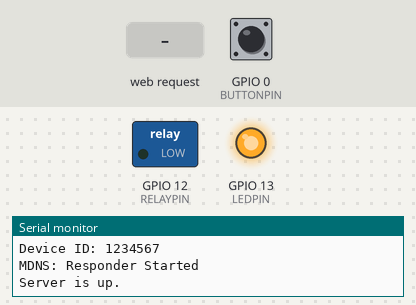
The sketch below on a simulated ESP8266 (NodeMCU). On the bench: switched loads named in the sketch (green lamp = pin HIGH), output pins drawn as LEDs (lit = HIGH), the last lines printed to the serial monitor. The test bench sets the inputs (shaded band); at power-on: GPIO 0 (BUTTONPIN) HIGH. WiFi joins after 1.5 s; servers stay silent unless stated.

Above: at 9.2 s.
9.3 s: GPIO 0 (BUTTONPIN) pulled LOW for 1 s
At 11.5 s:
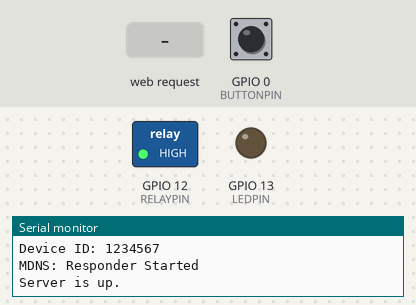
12.0 s: HTTP request GET / received
At 13.0 s:
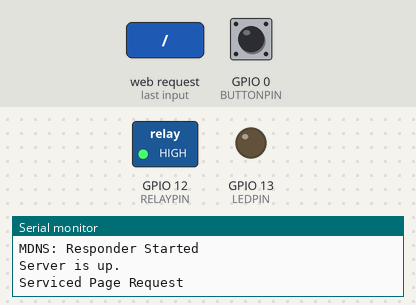
13.5 s: HTTP request GET /device received
At 14.2 s:
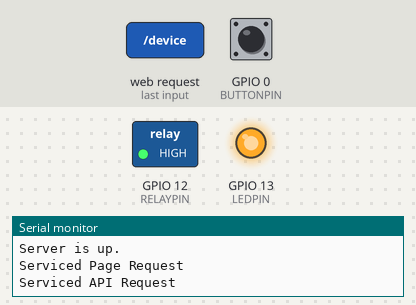
15.0 s: HTTP request GET /device?state=ON received
At 15.3 s:
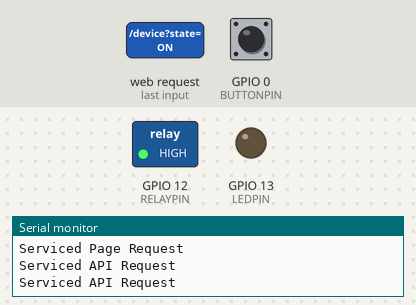
16.5 s: HTTP request GET /device?state=OFF received
At 17.6 s:
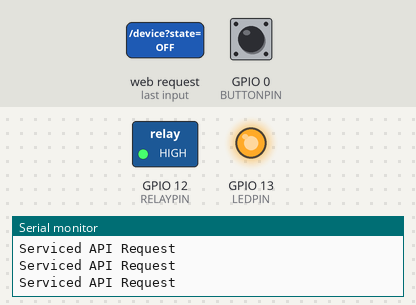
Timing chart, 0 to 19.0 s (numbered marks = the images above; inputs shaded):
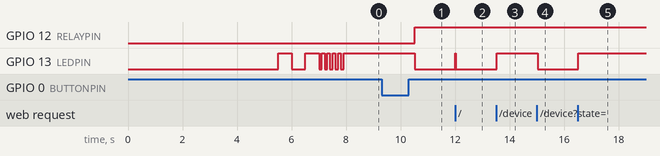

The sketch:

mcity-sonoff.ino
```cpp
/*
  Mcity Wifi Switch

  HTTP Endpoints:
  ---
  / - GET - HUMAN ReadableInformation about device
  /device - GET - Text state of relay
  /device - POST - Use WWWUSERNAME/WWWPASSWORD HTTP Auth and arg state to change relay.
  /firmware - POST - Use HTTP Auth with OTAUSER OTAPASSWORD to write bin file with new firmware.

  Button / LED Information:
  ---
  |---------------|-----------------|-------------------|
  |  Button       |LED              | Action            |
  |---------------|-----------------|-------------------|
  |short press    |relay state      |change relay state |
  |long press > 3s|change           |restart ESP8266    |
  |      --       |flash - slow     |connecting to wifi |
  |      --       |flash - fast 10x |server ready       |
  |      --       |flash - short    |client got page    |
  |before power on|    --           |flash firmware mode|
  |---------------|-----------------|-------------------|

  Firmware Update:
  ---
  - In Arduino Interface: Sketch->Export Compiled Library
  - Navigate to http://ip:port/firmware and enter the OTAUSER and OTAPASSWORD
  - Choose exported .bin file for firmware and press upload
  - Device will load and reboot.
  - Firmware cannot take up more than 50% of space on device or OTA upload will fail.

*/

#include <Ticker.h>
#include <ESP8266WiFi.h>
#include <WiFiClient.h>
#include <ESP8266WebServer.h>
#include <ESP8266mDNS.h>
#include <ESP8266HTTPUpdateServer.h>

#define APSSID          "MSetup"   //AP SSID
#define APPASSWORD      ""         //AP password
#define SERVERPORT      80         //Web server port
#define WWWUSERNAME     "admin"    // Set www user name
#define WWWPASSWORD     "admin"    // Set www user password
#define OTAUSER         "admin"    // Set OTA user
#define OTAPASSWORD     "admin"    // Set OTA password
#define OTAPATH         "/firmware"// Set path for update
#define RELAYPIN        12         // GPIO12 relay pin
#define LEDPIN          13         // GPIO13 GREEN LED (active low)
#define BUTTONPIN       0          // GPIO0 button pin
#define BUTTONTIME      0.25       // [s] time between button read
#define BUTTONON        "color: green; border: 3px #fff outset;"
#define BUTTONOFF       "color: red; border: 3px #fff outset;"
#define BUTTONNOACT     "color: black; border: 7px #fff outset;"
#define BUTTONDEBOUNCE  1 //Minimum number of seconds between a valid button press or relay switch.

bool    LEDState        = true;    // Green LED off
bool    RelayState      = false;   // Relay off
bool    ButtonFlag      = false;   // Does the button need to be handled on this loop
char    ButtonCount     = 0;       // How many cycles/checks the button has been pressed for.
String  OnButt;
String  OffButt;

//Setup classes needed from libraries.
MDNSResponder mdns;
Ticker buttonTick;
ESP8266WebServer server(SERVERPORT);
ESP8266HTTPUpdateServer httpUpdater;

void setup(void){
  //  Init
  pinMode(BUTTONPIN, INPUT);
  pinMode(LEDPIN, OUTPUT);
  pinMode(RELAYPIN, OUTPUT);

  Serial.begin(115200);
  delay(5000);

  //Start wifi connection
  Serial.println("Connecting to wifi..");
  WiFi.begin(APSSID, APPASSWORD);

  //Print MAC to serial so we can use the address for auth if needed.
  printMAC();

  // Wait for connection - Slow flash
  Serial.print("Waiting on Connection ...");
  while (WiFi.status() != WL_CONNECTED) {
    digitalWrite(LEDPIN, LOW);
    delay(500);
    Serial.print(".");
    //Serial.println(WiFi.status());
    digitalWrite(LEDPIN, HIGH);
    delay(500);
  }

  //Print startup status and network information
  Serial.println("");
  Serial.print("Connected to: ");
  Serial.println(APSSID);
  Serial.print("IP: ");
  Serial.println(WiFi.localIP());
  Serial.print("Gateway: ");
  Serial.println(WiFi.gatewayIP());
  Serial.print("Subnet: ");
  Serial.println(WiFi.subnetMask());
  Serial.print("Device ID: ");
  Serial.println(ESP.getChipId());
  if (mdns.begin("esp8266", WiFi.localIP())) {
    Serial.println("MDNS: Responder Started");
  }

  //Setup HTTP Server Endpoints
  server.on("/", HTTP_GET, handleGET);
  server.on("/device", HTTP_POST, handleStatePOST);
  server.on("/device", HTTP_GET, handleStateGET);
  server.onNotFound(handleNotFound);
  httpUpdater.setup(&server, OTAPATH, OTAUSER, OTAPASSWORD); //OTA Update endpoint

  //Start the web server
  server.begin();

  //Start up blink of LED signaling everything is ready. Fast Flash
  for (int i = 0; i < 10; i++) {
    setLED(!LEDState);
    delay(100);
  }
  Serial.println("Server is up.");

  //Enable periodic watcher for button event handling
  buttonTick.attach(BUTTONTIME, buttonFlagSet);
}

/*
 * printMAC
 * Print the device MAC address to the serial port.
 */
void printMAC(void) {
  byte mac[6];
  WiFi.macAddress(mac);
  Serial.print("MAC: ");
  Serial.print(mac[0],HEX);
  Serial.print(":");
  Serial.print(mac[1],HEX);
  Serial.print(":");
  Serial.print(mac[2],HEX);
  Serial.print(":");
  Serial.print(mac[3],HEX);
  Serial.print(":");
  Serial.print(mac[4],HEX);
  Serial.print(":");
  Serial.println(mac[5],HEX);
}

/*
 *  handleNotFound
 *  Return a 404 error on not found page.
 */
void handleNotFound() {
  server.send(404, "text/plain", "404: Not found");
}

/*
 *  handleMainPage - GET
 *  Return Text for main page on GET
 */
void handleGET() {
  //Quick LED Flash
  setLED(!LEDState);

  //Serve Page
  Serial.println("Serviced Page Request");
  String  buff;
  buff  = "<!DOCTYPE html PUBLIC \"-//W3C//DTD HTML 4.01 Transitional//EN\">\n";
  buff += "<html><head>\n";
  buff += "<style type=\"text/css\">\n";
  buff += "html {font-family: sans-serif;background:#f0f5f5}\n";
  buff += ".submit {width: 10%; height:5vw; font-size: 100%; font-weight: bold; border-radius: 4vw;}\n";
  buff += "@media (max-width: 1281px) {\n";
  buff += "html {font-size: 3vw; font-family: sans-serif;background:#f0f5f5}\n";
  buff += ".submit {width: 40%; height:20vw; font-size: 100%; font-weight: bold; border-radius: 15vw;}}\n";
  buff += "</style>\n";
  buff += "<meta content=\"text/html; charset=utf-8\">\n";
  buff += "<title>Mcity - Wifi Power Switch</title></head><body>\n";
  buff += "<pre>\n";
  buff += "MMMMMMMM               MMMMMMMM                      iiii          tttt                               \n";
  buff += "M:::::::M             M:::::::M                     i::::i      ttt:::t                               \n";
  buff += "M::::::::M           M::::::::M                      iiii       t:::::t                               \n";
  buff += "M:::::::::M         M:::::::::M                                 t:::::t                               \n";
  buff += "M::::::::::M       M::::::::::M    cccccccccccccccciiiiiiittttttt:::::tttttttyyyyyyy           yyyyyyy\n";
  buff += "M:::::::::::M     M:::::::::::M  cc:::::::::::::::ci:::::it:::::::::::::::::t y:::::y         y:::::y \n";
  buff += "M:::::::M::::M   M::::M:::::::M c:::::::::::::::::c i::::it:::::::::::::::::t  y:::::y       y:::::y  \n";
  buff += "M::::::M M::::M M::::M M::::::Mc:::::::cccccc:::::c i::::itttttt:::::::tttttt   y:::::y     y:::::y   \n";
  buff += "M::::::M  M::::M::::M  M::::::Mc::::::c     ccccccc i::::i      t:::::t          y:::::y   y:::::y    \n";
  buff += "M::::::M   M:::::::M   M::::::Mc:::::c              i::::i      t:::::t           y:::::y y:::::y     \n";
  buff += "M::::::M    M:::::M    M::::::Mc:::::c              i::::i      t:::::t            y:::::y:::::y      \n";
  buff += "M::::::M     MMMMM     M::::::Mc::::::c     ccccccc i::::i      t:::::t    tttttt   y:::::::::y       \n";
  buff += "M::::::M               M::::::Mc:::::::cccccc:::::ci::::::i     t::::::tttt:::::t    y:::::::y        \n";
  buff += "M::::::M               M::::::M c:::::::::::::::::ci::::::i     tt::::::::::::::t     y:::::y         \n";
  buff += "M::::::M               M::::::M  cc:::::::::::::::ci::::::i       tt:::::::::::tt    y:::::y          \n";
  buff += "MMMMMMMM               MMMMMMMM    cccccccccccccccciiiiiiii         ttttttttttt     y:::::y           \n";
  buff += "                                                                                   y:::::y            \n";
  buff += "                                                                                  y:::::y             \n";
  buff += "           Greetings from Mcity Engineering!                                     y:::::y              \n";
  buff += "                                                                                y:::::y               \n";
  buff += "                                                                               yyyyyyy                \n";
  buff += "</pre>\n";
  buff += "Wifi-enabled IIoT Power Switch\n";
  buff += "<form action=\"/device\" method=\"POST\">\n";
  buff += "<h2>Device ID: " + String(ESP.getChipId()) + "</h2>\n";
  buff += "<h2>Relay State: ";
  if (RelayState) {
    buff += "ON</h2>\n";
  } else {
    buff += "OFF</h2>\n";
  }
  buff += "<input type=\"hidden\" name=\"return\" value=\"TRUE\">";
  buff += "<input type=\"submit\" name=\"state\" class=\"submit\" value=\"ON\" style=\"" + OnButt + "\">\n";
  buff += "<input type=\"submit\" name=\"state\" class=\"submit\" value=\"OFF\" style=\"" + OffButt + "\">\n";
  buff += "</form></body></html>\n";
  server.send(200, "text/html", buff);

  //Quick LED Flash
  delay(20);
  setLED(!LEDState);
}

/*
 *  handleStatePOST
 *  Modify state on POST
 */
void handleStatePOST() {
  /* request for www user/password from client */
  if (!server.authenticate(WWWUSERNAME, WWWPASSWORD))
    return server.requestAuthentication();
  if (server.arg("state") == "ON") setRelay(true);
  if (server.arg("state") == "OFF") setRelay(false);

  //Redirect to home page is user requests it.
  if (server.arg("return") == "TRUE") handleGET();
  else handleStateGET();
}

/*
 *  handleStateGET
 *  Print state on GET
 */
void handleStateGET() {
  //Serve Page
  Serial.println("Serviced API Request");

  //Print Relay state
  String  buff;
  if (RelayState) {
    buff = "ON\n";
  } else {
    buff = "OFF\n";
  }

  server.send(200, "text/html", buff);

  //Quick LED Flash
  delay(20);
  setLED(!LEDState);
}

/*
 *  setRelay
 *  Sets the state of the Relay
*/
void setRelay(bool SetRelayState) {
  //Switch the HTML for the display page
  if (SetRelayState == true) {
    OnButt  = BUTTONON;
    OffButt = BUTTONNOACT;
  }
  if (SetRelayState == false) {
    OnButt = BUTTONNOACT;
    OffButt  = BUTTONOFF;
  }

  //Set the relay state
  RelayState = SetRelayState;
  digitalWrite(RELAYPIN, RelayState);

  //Set the LED to opposite of the button.
  setLED(!SetRelayState);
}

/*
 * setLED
 * Sets the state of the LED
 */
void setLED(bool SetLEDState) {
  LEDState = SetLEDState;     // set green LED
  digitalWrite(LEDPIN, LEDState);
}

/*
 * ButtonFlagSet
 * Sets a variable so that on next loop, the button state is handled.
 */
void buttonFlagSet(void) {
  ButtonFlag = true;
}

/* Read and handle button Press*/
void getButton(void) {
  // short press butoon to change state of relay
  if (digitalRead(BUTTONPIN) == false ) ++ButtonCount;
  if (digitalRead(BUTTONPIN) == true && ButtonCount > 1 && ButtonCount < 12 ) {
    setRelay(!RelayState); // change relay
  }
  /* long press button restart */
  if (ButtonCount > 12) {
    setLED(!LEDState);
    buttonTick.detach();    // Stop Tickers
    /* Wait for release button */
    while (!digitalRead(BUTTONPIN)) yield();
    delay(100);
    ESP.restart();
  }
  if (digitalRead(BUTTONPIN) == true) ButtonCount = 0;
  ButtonFlag = false;
}

/*
 * loop
 * System Loop
 */
void loop(void){
  server.handleClient();           // Listen for HTTP request
  if (ButtonFlag) getButton();     // Handle the button press
}
```

Measured:
- after the input at 9.3 s, GPIO 12 (RELAYPIN): LOW → HIGH after 1.2 s; GPIO 13 (LEDPIN): HIGH → LOW after 1.2 s
- after the input at 12.0 s, GPIO 13 (LEDPIN): LOW → HIGH at once, → LOW 0.02 s later
- after the input at 13.5 s, GPIO 13 (LEDPIN): LOW → HIGH at once
- after the input at 15.0 s, GPIO 13 (LEDPIN): HIGH → LOW at once
- after the input at 16.5 s, GPIO 13 (LEDPIN): LOW → HIGH at once
